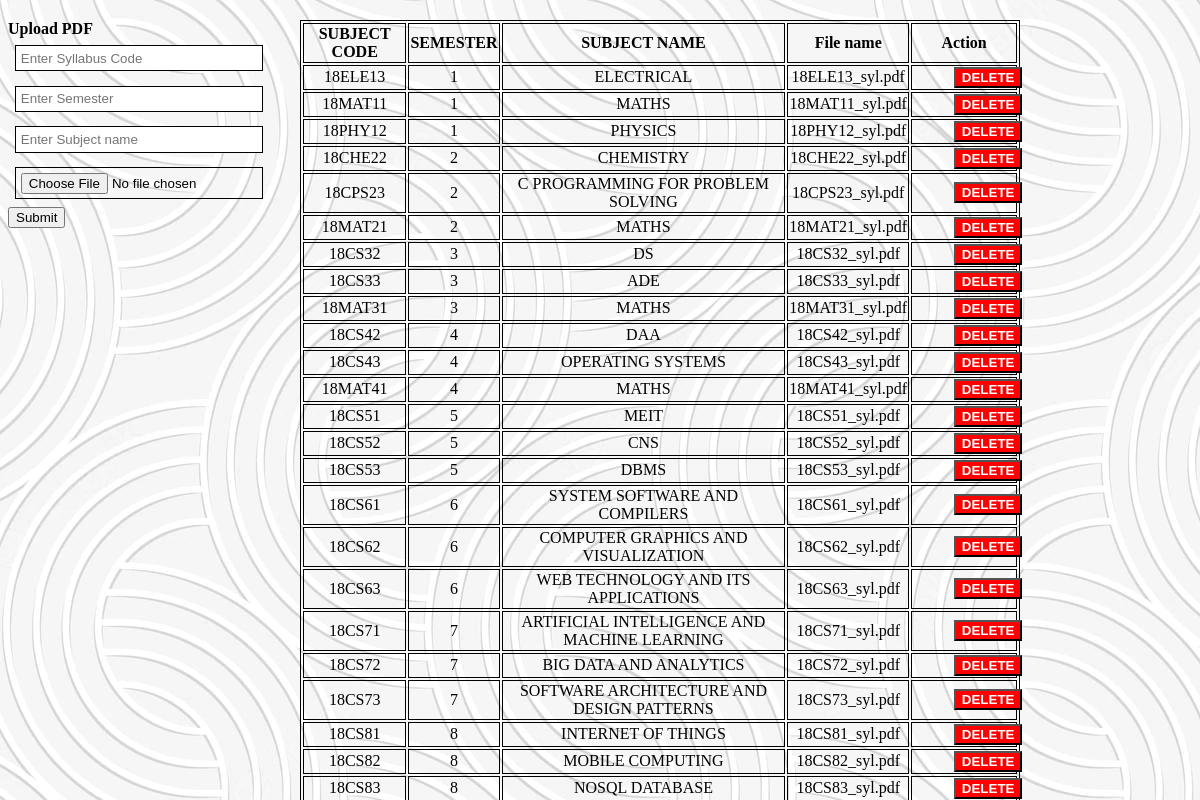
The page /Learning/adminsyll.php on the database its author committed.
### tables this page shows
CREATE TABLE `syllabus` (
  `scode` varchar(20) NOT NULL,
  `semester` int(11) NOT NULL,
  `subjectname` varchar(100) NOT NULL,
  `filename` varchar(200) NOT NULL
);

### Learning/adminsyll.php (the view, shortened to what this page needs)
<!DOCTYPE html>
<html>
<body>
<?php
require_once 'dbconnect.php';
$selectQuery = "SELECT * FROM `syllabus` ORDER BY semester";
$squery = mysqli_query($conn, $selectQuery);
 ?>
   <table style="width: 60%; position :absolute; left:25%;" >
      <tr>
         <th>SUBJECT CODE</th>
         <th>SEMESTER</th>
         <th>SUBJECT NAME</th>
         <th>File name</th>
         <th>Action</th>
      </tr>
      <?php
			 while (($result = mysqli_fetch_assoc($squery))) {
			 ?>
      <tr>
      <td align="center"><?php echo $result['scode'];?></td>
      <td align="center"><?php echo $result['semester'];?></td>
         <td align="center"><?php echo $result['subjectname'];?></td>
         <td align="center"><?php echo $result['filename'];?></td>
         <td align="center" style = "width: 15%;"><form action="adminsyll.php" method="post">
            <input type="submit" class="deletebtn" onclick="
                     alert('Deleted Successfully');" value="DELETE">
         </form>
      </td>
      </tr>
      <?php
          }
			 ?>
   </table>
   <strong>Upload PDF</strong>
				<form method="post" action="uploadsyll.php" enctype="multipart/form-data">
					<div class="form-input py-2">
               <div class="form-group">
							<input type="text" class="form-control"
								placeholder="Enter Syllabus Code" name="scode">
						</div>
						<div class="form-group">
							<input type="text" class="form-control"
								placeholder="Enter Semester" name="sem">
						</div>
                  <div class="form-group">
							<input type="text" class="form-control"
								placeholder="Enter Subject name" name="sname">
						</div>
						<div class="form-group">
							<input type="file" name="pdf_file"
								class="form-control" accept=".pdf" required/>
						</div>
						<div class="form-group">
							<input type="submit"
								class="btnRegister" name="submit" value="Submit">
						</div>
					</div>
				</form>
</body>
</html>

### Learning/adminsyll.php (style rules this page uses)
body { background-image: url('white2.jpg'); }
table, th, td { border:1px solid black; }
form { width: 20%; }
.form-control { width: 100%; padding: 2%; margin: 3%; border: 1.2px solid #000; }
.deletebtn { background-color: red; color:white; font-weight:bold; text-align: center; }

### rows shown on the page
syllabus: scode "18ELE13", semester "1", subjectname "ELECTRICAL", filename "18ELE13_syl.pdf"
syllabus: scode "18MAT11", semester "1", subjectname "MATHS", filename "18MAT11_syl.pdf"
syllabus: scode "18PHY12", semester "1", subjectname "PHYSICS", filename "18PHY12_syl.pdf"
syllabus: scode "18CHE22", semester "2", subjectname "CHEMISTRY", filename "18CHE22_syl.pdf"
syllabus: scode "18CPS23", semester "2", subjectname "C PROGRAMMING FOR PROBLEM SOLVING", filename "18CPS23_syl.pdf"
syllabus: scode "18MAT21", semester "2", subjectname "MATHS", filename "18MAT21_syl.pdf"
syllabus: scode "18CS32", semester "3", subjectname "DS", filename "18CS32_syl.pdf"
syllabus: scode "18CS33", semester "3", subjectname "ADE", filename "18CS33_syl.pdf"
syllabus: scode "18MAT31", semester "3", subjectname "MATHS", filename "18MAT31_syl.pdf"
syllabus: scode "18CS42", semester "4", subjectname "DAA", filename "18CS42_syl.pdf"
syllabus: scode "18CS43", semester "4", subjectname "OPERATING SYSTEMS", filename "18CS43_syl.pdf"
syllabus: scode "18MAT41", semester "4", subjectname "MATHS", filename "18MAT41_syl.pdf"
syllabus: scode "18CS51", semester "5", subjectname "MEIT", filename "18CS51_syl.pdf"
syllabus: scode "18CS52", semester "5", subjectname "CNS", filename "18CS52_syl.pdf"
syllabus: scode "18CS53", semester "5", subjectname "DBMS", filename "18CS53_syl.pdf"
syllabus: scode "18CS61", semester "6", subjectname "SYSTEM SOFTWARE AND COMPILERS", filename "18CS61_syl.pdf"
syllabus: scode "18CS62", semester "6", subjectname "COMPUTER GRAPHICS AND VISUALIZATION", filename "18CS62_syl.pdf"
syllabus: scode "18CS63", semester "6", subjectname "WEB TECHNOLOGY AND ITS APPLICATIONS", filename "18CS63_syl.pdf"
syllabus: scode "18CS71", semester "7", subjectname "ARTIFICIAL INTELLIGENCE AND MACHINE LEARNING", filename "18CS71_syl.pdf"
syllabus: scode "18CS72", semester "7", subjectname "BIG DATA AND ANALYTICS", filename "18CS72_syl.pdf"
syllabus: scode "18CS73", semester "7", subjectname "SOFTWARE ARCHITECTURE AND DESIGN PATTERNS", filename "18CS73_syl.pdf"
syllabus: scode "18CS81", semester "8", subjectname "INTERNET OF THINGS", filename "18CS81_syl.pdf"
syllabus: scode "18CS82", semester "8", subjectname "MOBILE COMPUTING", filename "18CS82_syl.pdf"
syllabus: scode "18CS83", semester "8", subjectname "NOSQL DATABASE", filename "18CS83_syl.pdf"
